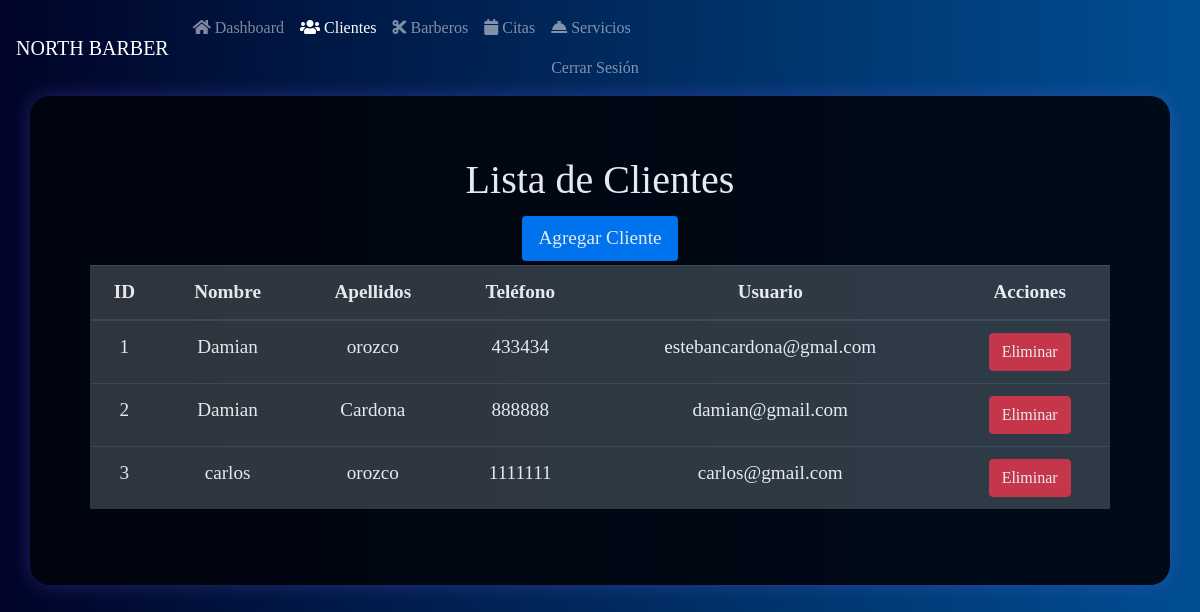
The app's page /admin_clientes (signed in), older data.
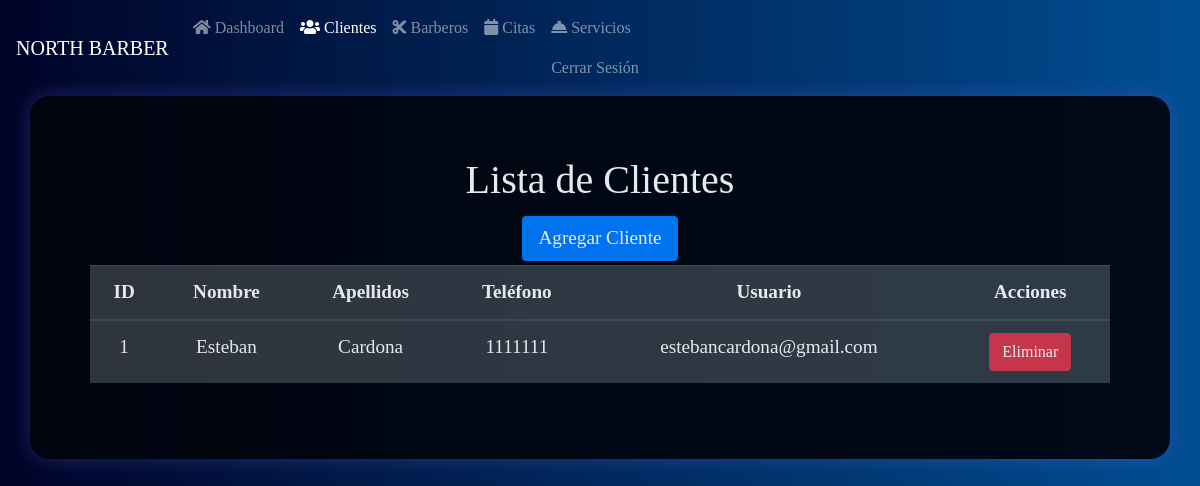
The same page, newer data.
### tables this page shows
CREATE TABLE cliente (
    id INTEGER PRIMARY KEY,
    nombre VARCHAR(50) NOT NULL,
    apellidos VARCHAR NOT NULL,
    telefono NUMERIC(28, 10) NOT NULL,
    username VARCHAR(50) NOT NULL,
    "password" VARCHAR(12) NOT NULL,
    tipo_usuario_id INTEGER NOT NULL,
    FOREIGN KEY (tipo_usuario_id) REFERENCES tipo_usuario(id)
);

### app.py (the view)
    def admin_clientes(self):
        if "tipo_usuario" in session and session["tipo_usuario"] == 3:
            conn = DatabaseManager(self.DATABASE).get_connection()
            cursor = conn.cursor()
            cursor.execute("SELECT * FROM cliente")
            clientes = cursor.fetchall()
            conn.close()
            return render_template("admin_clientes.html", clientes=clientes)
        return redirect("/login")

### app.py (called while the page is built)
    def get_connection(self):
        db = getattr(g, "_database", None)
        if db is None:
            db = g._database = sqlite3.connect(self.database)
        return db

    def close_connection(self, exception):
        db = getattr(g, "_database", None)
        if db is not None:
            db.close()

    def close_connection(self, exception):
        DatabaseManager("barberia.db").close_connection(exception)

### templates/admin_clientes.html (shortened to what this page needs)
<!DOCTYPE html>
<html lang="es">
  <head>
    <link
      href="https://stackpath.bootstrapcdn.com/bootstrap/4.3.1/css/bootstrap.min.css"
      rel="stylesheet"
    />
    <link
      rel="stylesheet"
      href="https://use.fontawesome.com/releases/v5.8.1/css/all.css"
    />
  </head>
  <body>
    <nav class="navbar navbar-expand-lg navbar-dark bg-primary">
      <a class="navbar-brand" href="#">NORTH BARBER</a>
      <div class="collapse navbar-collapse" id="navbarNav">
        <ul class="navbar-nav">
          <li class="nav-item">
            <a class="nav-link" href="/admin_dashboard"
              ><i class="fa fa-home"></i> Dashboard</a
            >
          </li>
          <li class="nav-item active">
            <a class="nav-link" href="/admin_clientes"
              ><i class="fa fa-users"></i> Clientes</a
            >
          </li>
          <li class="nav-item">
            <a class="nav-link" href="/admin_barberos"
              ><i class="fa fa-cut"></i> Barberos</a
            >
          </li>
          <li class="nav-item">
            <a class="nav-link" href="/admin_citas"
              ><i class="fa fa-calendar"></i> Citas</a
            >
          </li>
          <li class="nav-item">
            <a class="nav-link" href="/admin_servicios"
              ><i class="fa fa-concierge-bell"></i> Servicios</a
            >
            <ul class="navbar-nav ml-auto">
              <li class="nav-item">
                <a class="nav-link btn-logout" href="/logout">Cerrar Sesión</a>
              </li>
            </ul>
          </li>
        </ul>
      </div>
    </nav>
    <div class="container">
      <h1>Lista de Clientes</h1>
      <div class="actions">
        <a href="/admin_agregar_cliente">Agregar Cliente</a>
      </div>
      <table class="table table-dark table-hover">
        <thead>
          <tr>
            <th>ID</th>
            <th>Nombre</th>
            <th>Apellidos</th>
            <th>Teléfono</th>
            <th>Usuario</th>
            <th>Acciones</th>
          </tr>
        </thead>
        <tbody>
          {% for cliente in clientes %}
          <tr>
            <td>{{ cliente[0] }}</td>
            <td>{{ cliente[1] }}</td>
            <td>{{ cliente[2] }}</td>
            <td>{{ cliente[3] }}</td>
            <td>{{ cliente[4] }}</td>
            <td>
              <a
                href="/admin_eliminar_cliente/{{ cliente[0] }}"
                class="btn btn-danger"
                onclick="return confirm('¿Estás seguro de eliminar este cliente?')"
                >Eliminar</a
              >
            </td>
          </tr>
          {% endfor %}
        </tbody>
      </table>
    </div>
  </body>
</html>

Row changes from the older to the newer data that the page shows:
removed cliente: id "2", nombre "Damian", apellidos "Cardona", telefono "888888", username "damian@gmail.com"
removed cliente: id "3", nombre "carlos", apellidos "orozco", telefono "1111111", username "carlos@gmail.com"
changed cliente id 1: nombre "Damian" → "Esteban"; apellidos "orozco" → "Cardona"; telefono "433434" → "1111111"; username "estebancardona@gmal.com" → "estebancardona@gmail.com"
